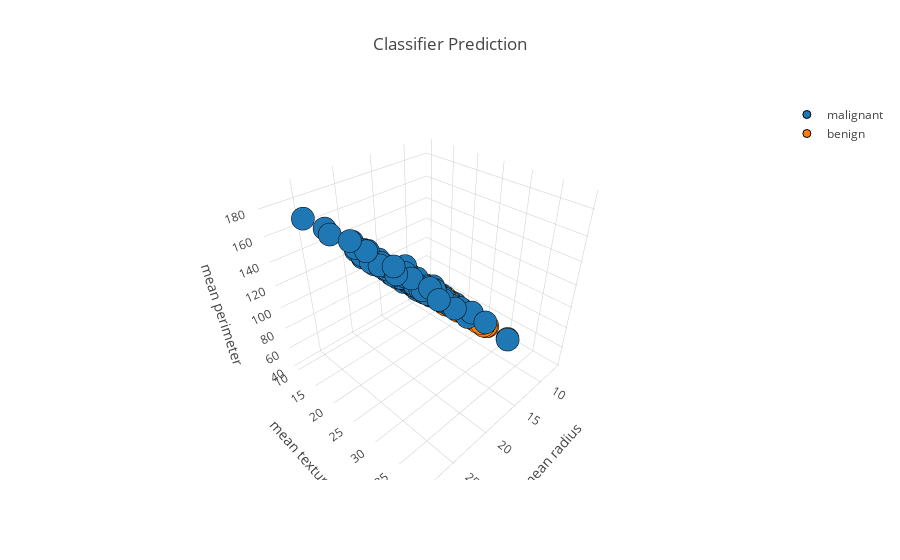

Here is the notebook cell this chart was saved with:
### Code cell
plot_handler.plot_prediction()

### Figure 1 — Plotly figure (JSON) as saved in the notebook; plotly's stock layout.template omitted (floating-point values rounded to 4 significant figures; data arrays with more than 128 entries replaced by an {"elided": "..."} marker saying what was removed)
{"data": [{"hoverinfo": "text", "marker": {"line": {"color": "black", "width": 1}}, "mode": "markers", "name": "malignant", "showlegend": true, "text": "malignant", "type": "scatter3d", "uid": "7b9403ea-d684-46a4-b22c-239e89b1b127", "x": {"elided": "198 float values"}, "y": {"elided": "198 float values"}, "z": {"elided": "198 float values"}}, {"hoverinfo": "text", "marker": {"line": {"color": "black", "width": 1}}, "mode": "markers", "name": "benign", "showlegend": true, "text": "benign", "type": "scatter3d", "uid": "9e171c6c-65d9-4130-bf82-906a0984a8a3", "x": {"elided": "371 float values"}, "y": {"elided": "371 float values"}, "z": {"elided": "371 float values"}}], "layout": {"autosize": true, "scene": {"aspectmode": "auto", "aspectratio": {"x": 1, "y": 1, "z": 1}, "xaxis": {"title": {"text": "mean radius"}, "type": "linear"}, "yaxis": {"title": {"text": "mean texture"}, "type": "linear"}, "zaxis": {"title": {"text": "mean perimeter"}, "type": "linear"}}, "title": {"text": "Classifier Prediction"}}}
